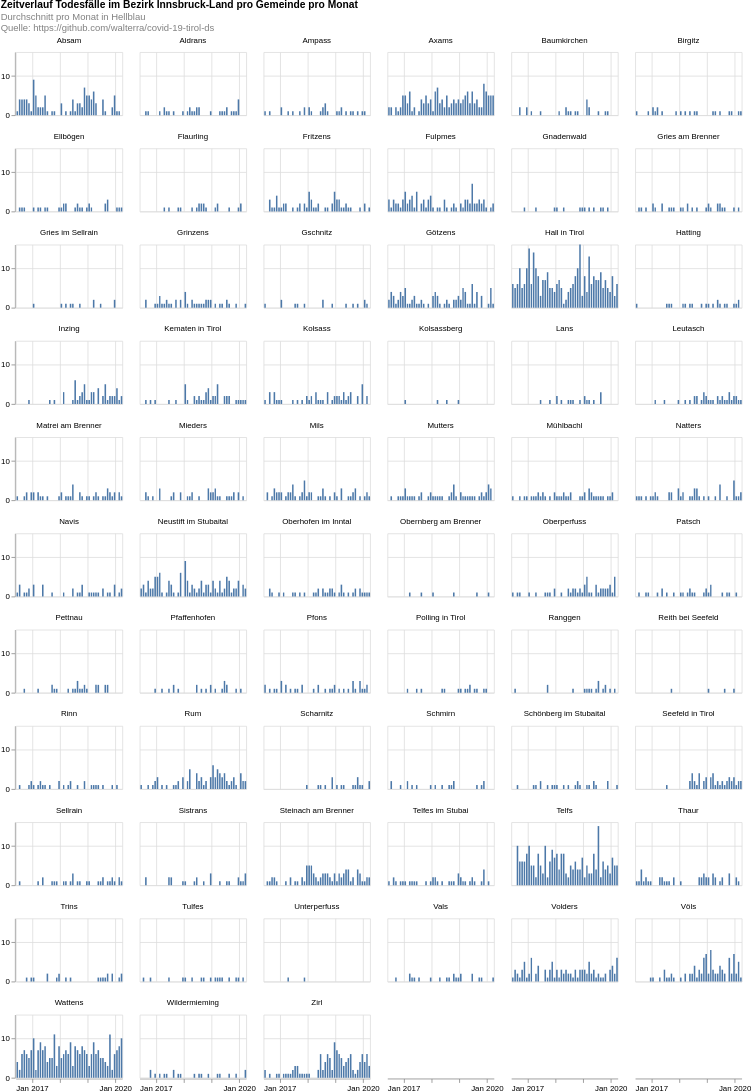

This figure's Vega-Lite source:
### Vega-Lite specification from a JSON file in a GitHub repository (floating-point values rounded to 4 significant figures; data arrays with more than 128 entries replaced by an {"elided": "..."} marker saying what was removed)
{"config": {"view": {"continuousWidth": 400, "continuousHeight": 300}}, "data": {"name": "data-1233d3084a248a160fd48ebed6391f55"}, "facet": {"type": "nominal", "field": "municipaly", "title": null}, "spec": {"layer": [{"mark": "bar", "encoding": {"tooltip": [{"type": "temporal", "field": "date", "timeUnit": "yearmonth"}, {"type": "quantitative", "aggregate": "sum", "field": "count"}], "x": {"type": "temporal", "field": "date", "timeUnit": "yearmonth", "title": null}, "y": {"type": "quantitative", "aggregate": "sum", "field": "count", "title": null}}, "height": 80, "width": 135}]}, "columns": 6, "padding": 0, "title": {"text": ["Zeitverlauf Todesfälle im Bezirk Innsbruck-Land pro Gemeinde pro Monat"], "subtitle": ["Durchschnitt pro Monat in Hellblau", "Quelle: https://github.com/walterra/covid-19-tirol-ds"], "color": "black", "subtitleColor": "gray"}, "$schema": "https://vega.github.io/schema/vega-lite/v4.0.2.json", "datasets": {"data-1233d3084a248a160fd48ebed6391f55": {"elided": "3216 records"}}}
